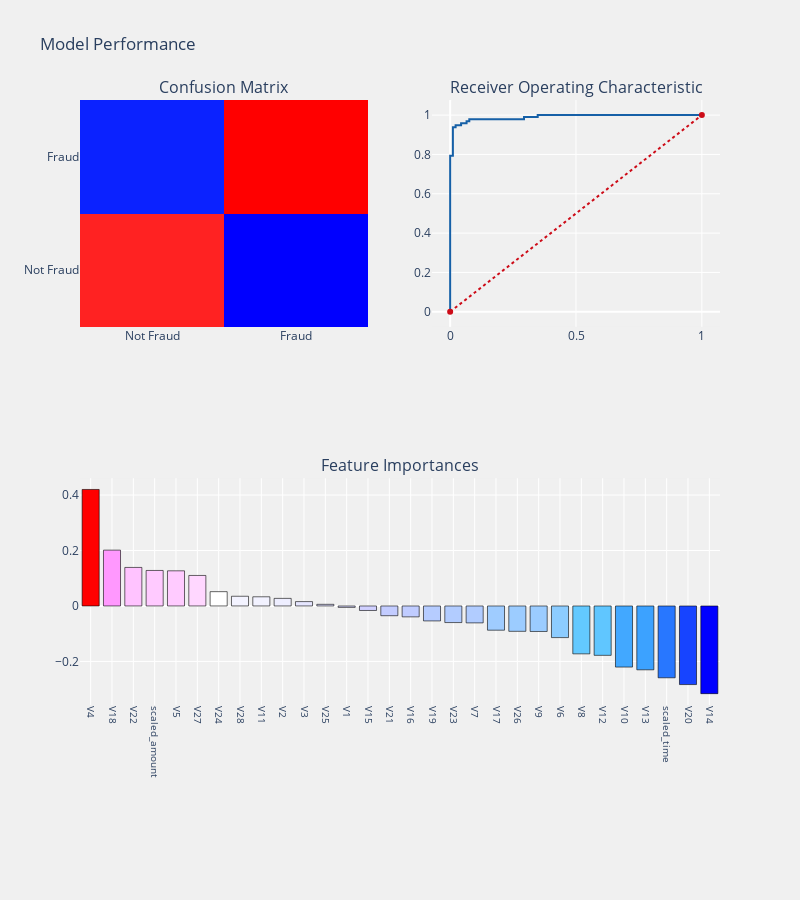

Notebook code cell kept with this figure:
### Markdown cell above
# SVC

### Code cell
svc_lin1  = SVC(C=0.1, kernel='linear', probability=True, random_state=42)
fraud_detection_model_evaluation(svc_lin1, X_train, X_test, y_train, y_test, "coefficients", threshold_plot=True)

### Figure 1 — Plotly figure (JSON) as saved in the notebook; plotly's stock layout.template omitted (floating-point values rounded to 4 significant figures)
{"data": [{"colorscale": [[0, "rgb(0,0,255)"], [0.1, "rgb(51,153,255)"], [0.2, "rgb(102,204,255)"], [0.3, "rgb(153,204,255)"], [0.4, "rgb(204,204,255)"], [0.5, "rgb(255,255,255)"], [0.6, "rgb(255,204,255)"], [0.7, "rgb(255,153,255)"], [0.8, "rgb(255,102,204)"], [0.9, "rgb(255,102,102)"], [1, "rgb(255,0,0)"]], "name": "Confusion matrix", "showscale": false, "type": "heatmap", "x": ["Not Fraud", "Fraud"], "xaxis": "x", "y": ["Not Fraud", "Fraud"], "yaxis": "y", "z": [[89, 3], [5, 92]]}, {"line": {"color": "rgb(22, 96, 167)", "width": 2}, "name": "ROC Curve (AUC = 0.99)", "type": "scatter", "x": [0, 0, 0, 0, 0, 0.01087, 0.01087, 0.02174, 0.02174, 0.04348, 0.04348, 0.06522, 0.06522, 0.07609, 0.07609, 0.2935, 0.2935, 0.3478, 0.3478, 1], "xaxis": "x2", "y": [0, 0.06186, 0.1031, 0.1237, 0.7938, 0.7938, 0.9381, 0.9381, 0.9485, 0.9485, 0.9588, 0.9588, 0.9691, 0.9691, 0.9794, 0.9794, 0.9897, 0.9897, 1, 1], "yaxis": "y2"}, {"line": {"color": "rgb(205, 12, 24)", "dash": "dot", "width": 2}, "type": "scatter", "x": [0, 1], "xaxis": "x2", "y": [0, 1], "yaxis": "y2"}, {"marker": {"color": [0.42, 0.2013, 0.1389, 0.128, 0.1267, 0.1099, 0.05151, 0.03497, 0.03308, 0.02734, 0.01573, 0.00592, -0.005055, -0.01629, -0.03516, -0.03933, -0.05391, -0.0599, -0.06099, -0.08736, -0.0915, -0.09198, -0.1141, -0.1727, -0.1781, -0.2204, -0.2302, -0.259, -0.2834, -0.3162], "colorscale": [[0, "rgb(0,0,255)"], [0.1, "rgb(51,153,255)"], [0.2, "rgb(102,204,255)"], [0.3, "rgb(153,204,255)"], [0.4, "rgb(204,204,255)"], [0.5, "rgb(255,255,255)"], [0.6, "rgb(255,204,255)"], [0.7, "rgb(255,153,255)"], [0.8, "rgb(255,102,204)"], [0.9, "rgb(255,102,102)"], [1, "rgb(255,0,0)"]], "line": {"color": "black", "width": 0.6}}, "name": "Coefficients", "type": "bar", "x": ["V4", "V18", "V22", "scaled_amount", "V5", "V27", "V24", "V28", "V11", "V2", "V3", "V25", "V1", "V15", "V21", "V16", "V19", "V23", "V7", "V17", "V26", "V9", "V6", "V8", "V12", "V10", "V13", "scaled_time", "V20", "V14"], "xaxis": "x3", "y": [0.42, 0.2013, 0.1389, 0.128, 0.1267, 0.1099, 0.05151, 0.03497, 0.03308, 0.02734, 0.01573, 0.00592, -0.005055, -0.01629, -0.03516, -0.03933, -0.05391, -0.0599, -0.06099, -0.08736, -0.0915, -0.09198, -0.1141, -0.1727, -0.1781, -0.2204, -0.2302, -0.259, -0.2834, -0.3162], "yaxis": "y3"}], "layout": {"annotations": [{"font": {"size": 16}, "showarrow": false, "text": "Confusion Matrix", "x": 0.225, "xanchor": "center", "xref": "paper", "y": 1, "yanchor": "bottom", "yref": "paper"}, {"font": {"size": 16}, "showarrow": false, "text": "Receiver Operating Characteristic", "x": 0.775, "xanchor": "center", "xref": "paper", "y": 1, "yanchor": "bottom", "yref": "paper"}, {"font": {"size": 16}, "showarrow": false, "text": "Feature Importances", "x": 0.5, "xanchor": "center", "xref": "paper", "y": 0.375, "yanchor": "bottom", "yref": "paper"}], "autosize": false, "height": 900, "margin": {"b": 195}, "paper_bgcolor": "rgba(240, 240, 240, 0.95)", "plot_bgcolor": "rgba(240, 240, 240, 0.95)", "showlegend": false, "title": {"text": "Model Performance"}, "width": 800, "xaxis": {"anchor": "y", "domain": [0, 0.45]}, "xaxis2": {"anchor": "y2", "domain": [0.55, 1]}, "xaxis3": {"anchor": "y3", "domain": [0, 1], "showgrid": true, "tickangle": 90, "tickfont": {"size": 10}}, "yaxis": {"anchor": "x", "domain": [0.625, 1]}, "yaxis2": {"anchor": "x2", "domain": [0.625, 1]}, "yaxis3": {"anchor": "x3", "domain": [0, 0.375]}}}
